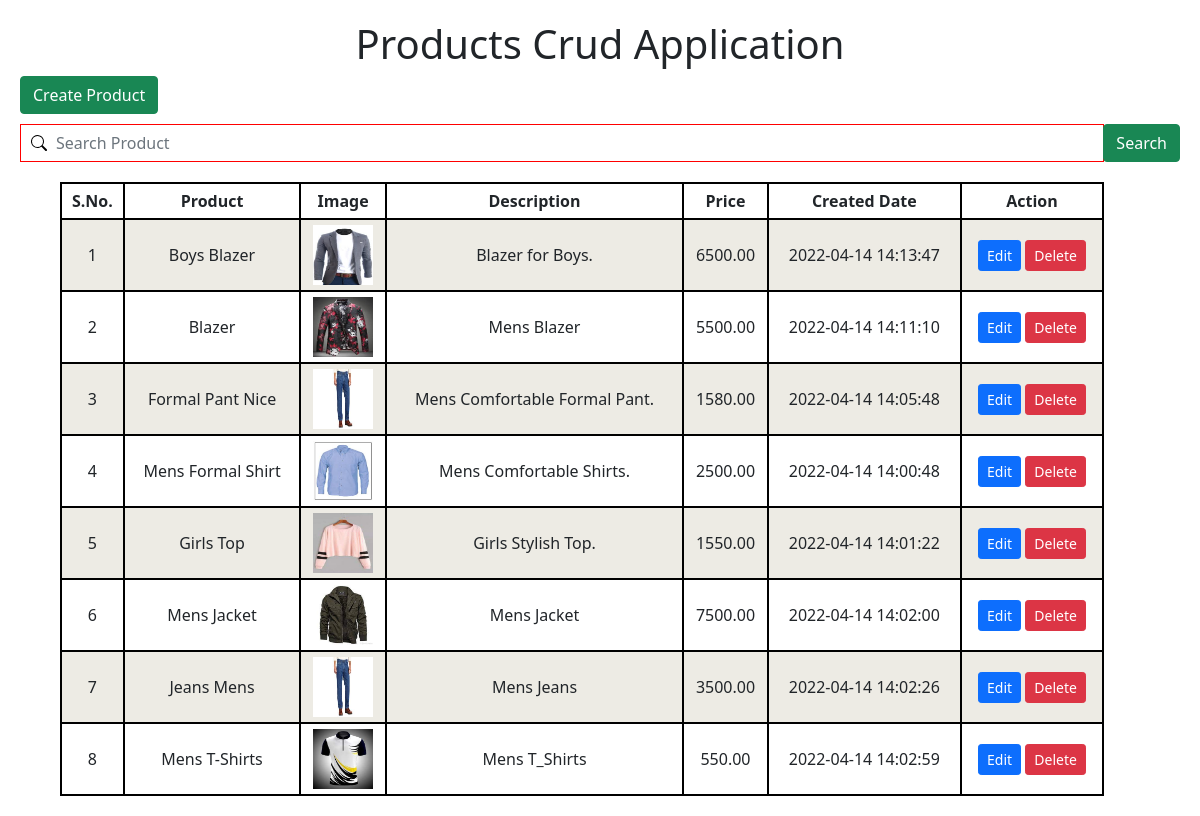
The page / on the database its author committed.
### tables this page shows
CREATE TABLE `items` (
  `id` int(11) NOT NULL,
  `item_name` varchar(512) NOT NULL,
  `item_image` varchar(2048) NOT NULL,
  `item_desc` longtext NOT NULL,
  `item_price` decimal(10,2) NOT NULL,
  `create_date` datetime NOT NULL DEFAULT CURRENT_TIMESTAMP
);

### index.php (the view, shortened to what this page needs)
<?php
    include_once('dbconfig.php');
    $search = $_POST['search'] ?? '';
    if($search){
        $statement = $pdo->prepare("SELECT * FROM items WHERE item_name LIKE :item_name ORDER BY id DESC");
        $statement->bindValue(':item_name', "%$search%");
    }else{
        $statement = $pdo->prepare("SELECT * FROM items ORDER BY id DESC");
    }
    $statement->execute();
    $items = $statement->fetchAll(PDO::FETCH_ASSOC);
?>
<!DOCTYPE html>
<html lang="en">
<head>
    <link rel="stylesheet" href="https://cdn.jsdelivr.net/npm/bootstrap@5.1.3/dist/css/bootstrap.min.css">
</head>
<body>
    <div class="wrapper">
    <h1 align="center">Products Crud Application</h1>
        <a href="create.php" type="button" class="btn btn-success">Create Product</a>
       <form method="POST" style="margin-top:10px;">
    <div class="input-group mb-3">
      <input type="text" class="form-control" id="search" placeholder="Search Product" name="search" value="<?php echo $search; ?>">
      <div class="input-group-append">
        <button type="submit" class="btn btn-success" id="basic-addon2">Search</button>
      </div>
    </div>
</form>
        <table>
        <tbody>
        <tr>
            <th>S.No.</th>
            <th>Product</th>
            <th>Image</th>
            <th>Description</th>
            <th>Price</th>
            <th>Created Date</th>
            <th>Action</th>
        </tr>
        <?php foreach($items as $i=>$item): ?>
        <tr>
            <td><?php echo $i+1; ?></td>
            <td><?php echo $item['item_name']; ?></td>
            <td><img src="<?php echo $item['item_image']; ?>" height="60" width="60"></td>
            <td><?php echo $item['item_desc']; ?></td>
            <td><?php echo $item['item_price']; ?></td>
            <td><?php echo $item['create_date']; ?></td>
            <td>
            <a href="update.php?id=<?php echo $item['id']; ?>" type="button" class="btn btn-sm btn-primary">Edit</a>
            <form action="delete.php" method="POST" style="display:inline-block;">
            <input type="submit" class="btn btn-sm btn-danger" name="submit" value="Delete">
            </form>
            </td>
        </tr>
        <?php endforeach; ?>
        </tbody>
        </table>
    </div>
</body>
</html>

### index.php (style rules this page uses)
.wrapper { margin:20px; }
table { margin-top:20px; margin-left:40px; width:90%; text-align:center; }
tr, td, th { border: 2px solid black; padding:5px; }
table tr:nth-child(even) { background-color:#edebe4; }
#search { background:url("icon/search.svg") no-repeat 10px 10px; box-sizing:border-Box; border-radius:0px; padding: 5px 35px; outline:none; border:none; border: 1px solid red; }

### rows shown on the page
items: item_name "Boys Blazer", item_image (picture), item_desc "Blazer for Boys.", item_price "6500.00", create_date "2022-04-14 14:13:47"
items: item_name "Blazer", item_image (picture), item_desc "Mens Blazer", item_price "5500.00", create_date "2022-04-14 14:11:10"
items: item_name "Formal Pant Nice", item_image (picture), item_desc "Mens Comfortable Formal Pant.", item_price "1580.00", create_date "2022-04-14 14:05:48"
items: item_name "Mens Formal Shirt", item_image (picture), item_desc "Mens Comfortable Shirts.", item_price "2500.00", create_date "2022-04-14 14:00:48"
items: item_name "Girls Top", item_image (picture), item_desc "Girls Stylish Top.", item_price "1550.00", create_date "2022-04-14 14:01:22"
items: item_name "Mens Jacket", item_image (picture), item_desc "Mens Jacket", item_price "7500.00", create_date "2022-04-14 14:02:00"
items: item_name "Jeans Mens", item_image (picture), item_desc "Mens Jeans", item_price "3500.00", create_date "2022-04-14 14:02:26"
items: item_name "Mens T-Shirts", item_image (picture), item_desc "Mens T_Shirts", item_price "550.00", create_date "2022-04-14 14:02:59"
